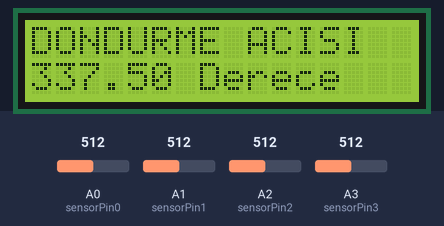
Simulated run of this sketch. Board: Arduino Uno, built with avr-gcc and run on an emulated ATmega328P. Shown: 16×2 character LCD. The test bench sets the inputs (shaded band); at power-on: A0 (sensorPin0) = 512, A1 (sensorPin1) = 512, A2 (sensorPin2) = 512, A3 (sensorPin3) = 512.

Above: at 1.2 s.
1.3 s: A0 (sensorPin0) set to 490
At 2.9 s:
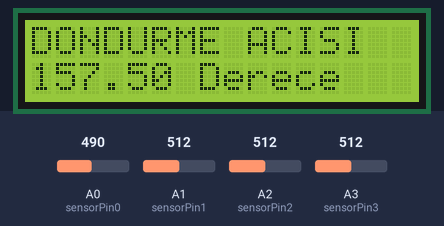
3.5 s: A1 (sensorPin1) set to 490
At 4.9 s:
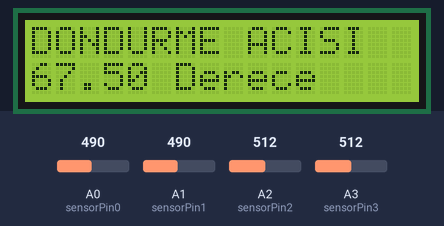
5.5 s: A2 (sensorPin2) set to 490
At 6.9 s:
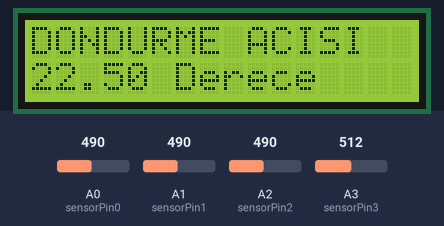
7.6 s: A3 (sensorPin3) set to 490
At 8.9 s:
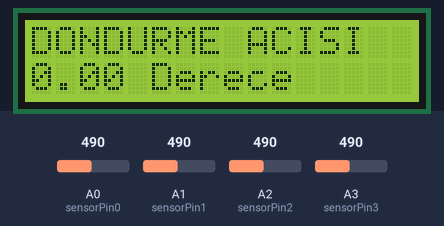
9.6 s: A0 (sensorPin0) set to 510
At 10.9 s:
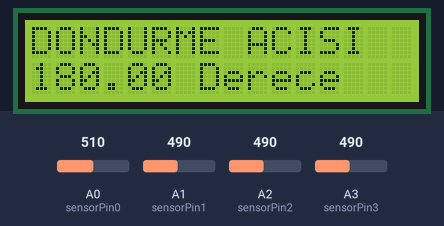
11.6 s: A1 (sensorPin1) set to 510
At 12.9 s:
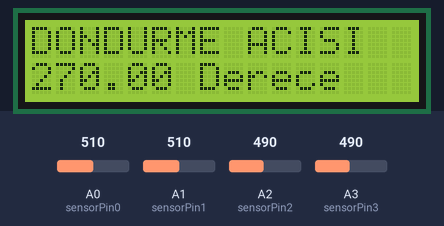
Timing chart, 0 to 14.6 s (numbered marks = the images above; inputs shaded):
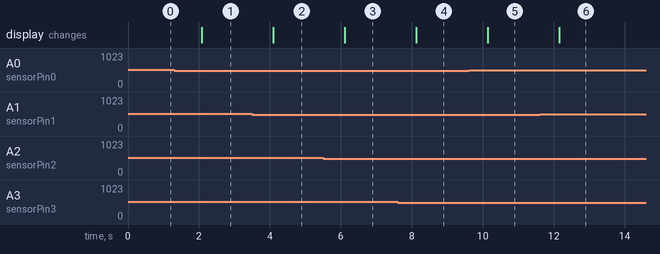

The sketch:

okudugu_degeri_lcd_ye_yazma.ino
```cpp
#include <LiquidCrystal.h>
LiquidCrystal lcd(12,11,5,4,3,2); //lcd için hangi portlar kullanılacak ise onlar yazılıyor
int sensorPin0 = 0;  //analog pin 0 - A0 pinine bağlanacak
int sensorPin1 = 1;  //analog pin 1 - A1 pinine bağlanacak
int sensorPin2 = 2;  //analog pin 2 - A2 pinine bağlanacak
int sensorPin3 = 3;  //analog pin 3 - A3 pinine bağlanacak
void setup() {
lcd.begin(16,2);  //lcd nin kaça kaç oldugu yazılıyor

}

void loop() {
int sayi0=0;
int sayi1=0;
int sayi2=0;
int sayi3=0;
int sayitop=0;
float aci;
int deger0 = analogRead(sensorPin0);
int deger1 = analogRead(sensorPin1);
int deger2 = analogRead(sensorPin2);
int deger3 = analogRead(sensorPin3);
lcd.clear();  //ekran siliniyor
if(deger0<500){
  deger0=0;
  sayi0=0;
}
else{
  deger0=1;
  sayi0=8;
}
if(deger1<500){
  deger1=0;
  sayi1=0;
}
else{
  deger1=1;
  sayi1=4;
}
if(deger2<500){
  deger2=0;
  sayi2=0;
}
else{
  deger2=1;
  sayi2=2;
}
if(deger3<500){
  deger3=0;
  sayi3=0;
}
else{
  deger3=1;
  sayi3=1;
}
sayitop=sayi0+sayi1+sayi2+sayi3;
aci=sayitop*22.5;


lcd.print("DONDURME ACISI");
lcd.setCursor(0,1);
lcd.print(aci);

if(aci==0){
lcd.setCursor(5,1);
lcd.print("Derece");
delay(1000);
}
else if(aci<100){
lcd.setCursor(6,1);
lcd.print("Derece");
delay(1000);
}
else{
lcd.setCursor(7,1);
lcd.print("Derece");
delay(1000);
}
}
```

Measured:
- after the input at 1.3 s, the display: changes after 0.78 s (image 1)
- after the input at 3.5 s, the display: changes after 0.60 s (image 2)
- after the input at 5.5 s, the display: changes after 0.61 s (image 3)
- after the input at 7.6 s, the display: changes after 0.52 s (image 4)
- after the input at 9.6 s, the display: changes after 0.54 s (image 5)
- after the input at 11.6 s, the display: changes after 0.55 s (image 6)
